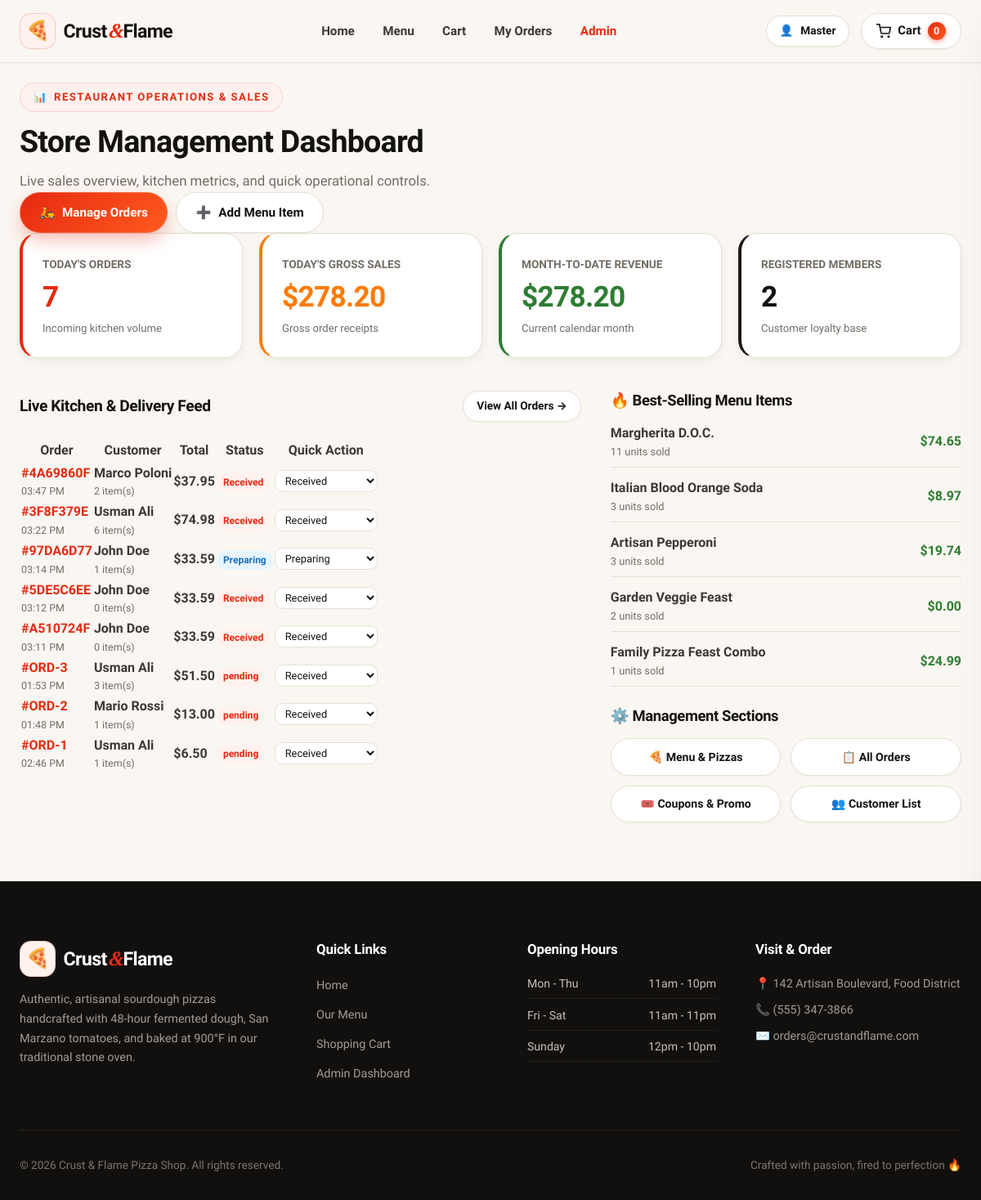
Page /admin (signed in) on the earlier database version.
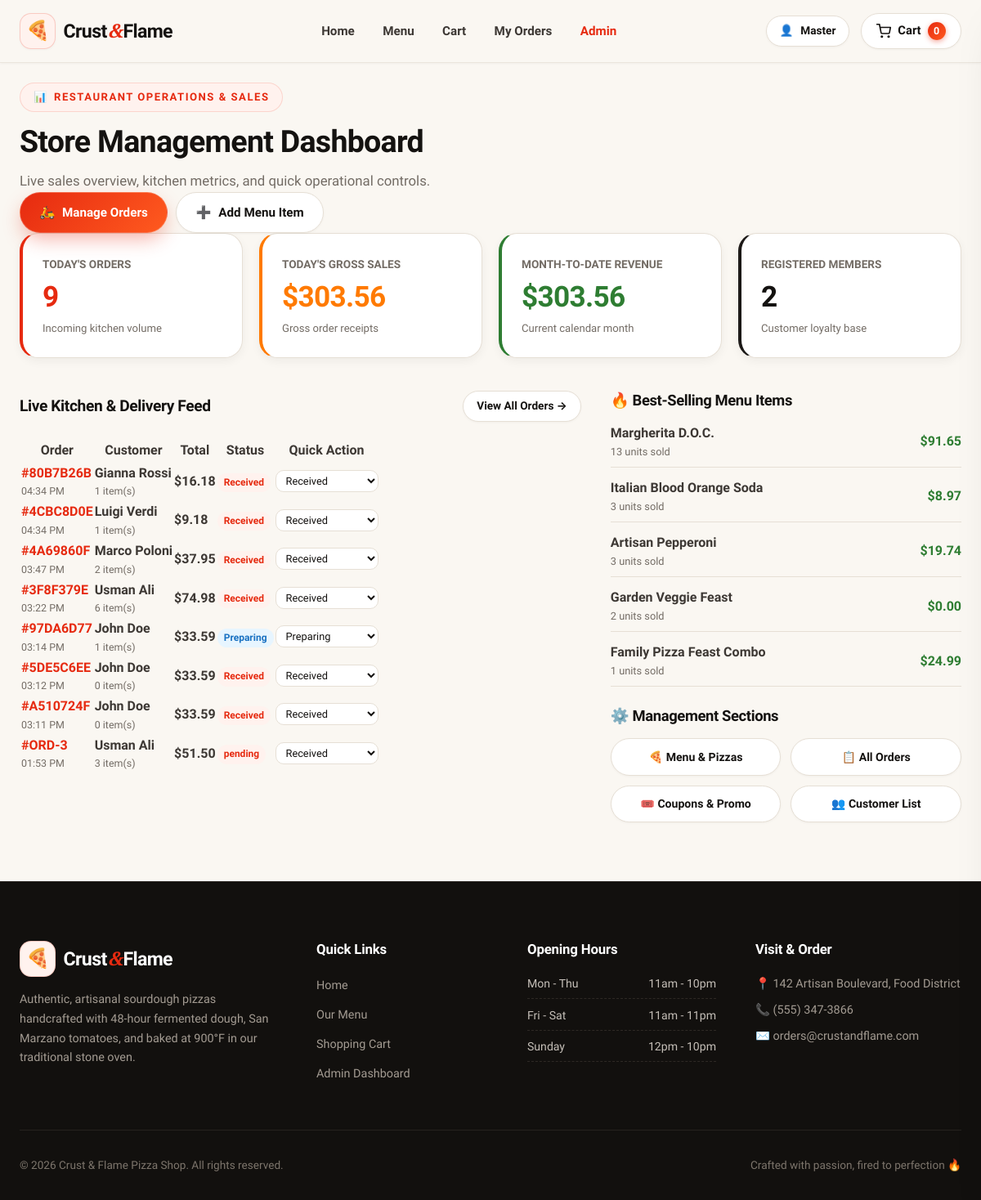
Same page on the later database version.
### app/models/order.py (models this page shows)
class Order(Base):
    __tablename__ = "orders"
    id = Column(Integer, primary_key=True, index=True)
    order_number = Column(String(36), unique=True, index=True, default=lambda: str(uuid.uuid4())[:8].upper())
    user_id = Column(Integer, ForeignKey("users.id", ondelete="SET NULL"), nullable=True)
    customer_name = Column(String(100), nullable=False)
    customer_email = Column(String(100), nullable=False)
    customer_phone = Column(String(30), nullable=True)
    address = Column(Text, nullable=False)
    delivery_notes = Column(Text, nullable=True)
    subtotal = Column(Float, default=0.0)
    tax = Column(Float, default=0.0)
    delivery_fee = Column(Float, default=0.0)
    discount = Column(Float, default=0.0)
    tip_amount = Column(Float, default=0.0)
    total = Column(Float, default=0.0)
    coupon_code = Column(String(50), nullable=True)
    points_earned = Column(Integer, default=0)
    points_redeemed = Column(Integer, default=0)
    order_type = Column(String(20), default="delivery")  # 'delivery' or 'pickup'
    payment_method = Column(String(30), default="cod")  # 'cod', 'card', 'online'
    payment_status = Column(String(30), default="pending")  # 'pending', 'paid', 'refunded'
    status = Column(String(50), default="Received")  # 'Received', 'Preparing', 'Out for Delivery', 'Delivered', 'Cancelled'
    created_at = Column(DateTime, default=datetime.utcnow)
    updated_at = Column(DateTime, default=datetime.utcnow, onupdate=datetime.utcnow)
    user = relationship("User", back_populates="orders")
    items = relationship("OrderItem", back_populates="order", cascade="all, delete-orphan")

### app/models/menu.py (models this page shows, shortened)
class MenuItem(Base):
    __tablename__ = "menu_items"
    id = Column(Integer, primary_key=True, index=True)
    name = Column(String(100), unique=True, nullable=False)
    slug = Column(String(100), unique=True, index=True, nullable=False)
    description = Column(Text, default="")
    base_price = Column(Float, nullable=False)
    category_id = Column(Integer, ForeignKey("categories.id"), nullable=False)
    image_filename = Column(String(255), default="default_pizza.jpeg")
    is_vegetarian = Column(Boolean, default=False)
    is_spicy = Column(Boolean, default=False)
    is_featured = Column(Boolean, default=False)
    is_available = Column(Boolean, default=True)
    created_at = Column(DateTime, default=datetime.utcnow)
    category = relationship("Category", back_populates="items")
    order_items = relationship("OrderItem", back_populates="menu_item")
    reviews = relationship("Review", back_populates="menu_item", cascade="all, delete-orphan")

### app/routers/admin.py (the view)
@router.get("", response_class=HTMLResponse)
def admin_dashboard(
    request: Request,
    current_user: User = Depends(require_role(["admin", "staff"])),
    db: Session = Depends(get_db)
):
    today = datetime.utcnow().date()
    start_of_today = datetime.combine(today, datetime.min.time())
    start_of_month = datetime(today.year, today.month, 1)
    total_orders_today = db.query(Order).filter(Order.created_at >= start_of_today).count()
    revenue_today = db.query(func.sum(Order.total)).filter(Order.created_at >= start_of_today).scalar() or 0.0
    revenue_month = db.query(func.sum(Order.total)).filter(Order.created_at >= start_of_month).scalar() or 0.0
    active_customers = db.query(User).filter_by(role="customer").count()
    recent_orders = db.query(Order).order_by(Order.created_at.desc()).limit(8).all()
    best_sellers = (
        db.query(
            MenuItem.name,
            func.sum(OrderItem.quantity).label("total_sold"),
            func.sum(OrderItem.line_total).label("total_revenue")
        )
        .join(OrderItem, MenuItem.id == OrderItem.menu_item_id)
        .group_by(MenuItem.id)
        .order_by(func.sum(OrderItem.quantity).desc())
        .limit(5)
        .all()
    )
    return templates.TemplateResponse(
        "admin/dashboard.html",
        {
            "request": request,
            "user": current_user,
            "total_orders_today": total_orders_today,
            "revenue_today": revenue_today,
            "revenue_month": revenue_month,
            "active_customers": active_customers,
            "recent_orders": recent_orders,
            "best_sellers": best_sellers
        }
    )

### app/templates/admin/dashboard.html (shortened to what the changed rows need)
{% extends "base.html" %}
{% block content %}
<div class="admin-header">
  <div>
    <h1 class="section-title">Store Management Dashboard</h1>
  </div>
</div>
<div style="display: grid; grid-template-columns: repeat(auto-fit, minmax(220px, 1fr)); gap: 1.25rem; margin-bottom: 2.5rem;">
  <div class="cart-card" style="padding: 1.5rem; border-left: 4px solid var(--primary);">
    <span style="font-size: 0.85rem; color: var(--text-muted); font-weight: 700; text-transform: uppercase;">Today's Orders</span>
    <h2 style="font-size: 2.2rem; margin: 0.35rem 0 0.15rem; color: var(--primary);">{{ total_orders_today }}</h2>
    <span style="font-size: 0.82rem; color: var(--text-muted);">Incoming kitchen volume</span>
  </div>
  <div class="cart-card" style="padding: 1.5rem; border-left: 4px solid var(--accent);">
    <span style="font-size: 0.85rem; color: var(--text-muted); font-weight: 700; text-transform: uppercase;">Today's Gross Sales</span>
    <h2 style="font-size: 2.2rem; margin: 0.35rem 0 0.15rem; color: var(--accent);">${{ '%.2f'|format(revenue_today) }}</h2>
    <span style="font-size: 0.82rem; color: var(--text-muted);">Gross order receipts</span>
  </div>
  <div class="cart-card" style="padding: 1.5rem; border-left: 4px solid var(--secondary);">
    <span style="font-size: 0.85rem; color: var(--text-muted); font-weight: 700; text-transform: uppercase;">Month-to-Date Revenue</span>
    <h2 style="font-size: 2.2rem; margin: 0.35rem 0 0.15rem; color: var(--secondary);">${{ '%.2f'|format(revenue_month) }}</h2>
    <span style="font-size: 0.82rem; color: var(--text-muted);">Current calendar month</span>
  </div>
  <div class="cart-card" style="padding: 1.5rem; border-left: 4px solid #1C1917;">
    <h2 style="font-size: 2.2rem; margin: 0.35rem 0 0.15rem; color: var(--text-main);">{{ active_customers }}</h2>
  </div>
</div>
<div class="cart-layout" style="grid-template-columns: 1.6fr 1fr;">
  <div class="admin-card">
    <div class="table-responsive">
      <table class="admin-table">
        <thead>
          <tr>
            <th>Order</th>
            <th>Customer</th>
            <th>Total</th>
            <th>Status</th>
            <th>Quick Action</th>
          </tr>
        </thead>
        <tbody>
          {% for ord in recent_orders %}
            <tr>
              <td>
                <a href="/orders/{{ ord.id }}" target="_blank" style="font-weight: 700; color: var(--primary);">
                  #{{ ord.order_number or ord.id }}
                </a>
                <div style="font-size: 0.78rem; color: var(--text-muted);">{{ ord.created_at.strftime('%I:%M %p') }}</div>
              </td>
              <td>
                <strong>{{ ord.customer_name }}</strong>
                <div style="font-size: 0.78rem; color: var(--text-muted);">{{ ord.items|length }} item(s)</div>
              </td>
              <td><strong>${{ '%.2f'|format(ord.total) }}</strong></td>
              <td>
                {% set st = ord.status %}
                <span style="display: inline-block; font-size: 0.75rem; font-weight: 700; padding: 2px 8px; border-radius: var(--radius-full);
                  {% if st == 'Delivered' %}background: var(--secondary-soft); color: var(--secondary);
                  {% elif st == 'Out for Delivery' %}background: #FFF4E6; color: #D9480F;
                  {% elif st == 'Preparing' %}background: #E7F5FF; color: #1971C2;
                  {% else %}background: var(--primary-soft); color: var(--primary);{% endif %}">
                  {{ ord.status }}
                </span>
              </td>
              <td>
                <form method="post" action="/admin/orders/{{ ord.id }}/status" style="display: flex; gap: 4px;">
                  <select name="status" class="form-control" style="padding: 0.25rem 0.5rem; font-size: 0.8rem;" onchange="this.form.submit()">
                    <option value="Received" {% if ord.status == 'Received' %}selected{% endif %}>Received</option>
                    <option value="Preparing" {% if ord.status == 'Preparing' %}selected{% endif %}>Preparing</option>
                  </select>
                </form>
              </td>
            </tr>
          {% else %}
            <tr>
              <td colspan="5" style="text-align: center; color: var(--text-muted); padding: 2rem;">No orders recorded yet.</td>
            </tr>
          {% endfor %}
        </tbody>
      </table>
    </div>
  </div>
  <div style="display: flex; flex-direction: column; gap: 1.5rem;">
    <div class="admin-card">
      {% if best_sellers %}
        <div style="display: flex; flex-direction: column; gap: 0.75rem;">
          {% for item in best_sellers %}
            <div style="display: flex; justify-content: space-between; align-items: center; padding-bottom: 0.5rem; border-bottom: 1px solid var(--border-color);">
              <div>
                <strong>{{ item[0] }}</strong>
                <div style="font-size: 0.8rem; color: var(--text-muted);">{{ item[1] }} units sold</div>
              </div>
              <strong style="color: var(--secondary);">${{ '%.2f'|format(item[2]) }}</strong>
            </div>
          {% endfor %}
        </div>
      {% else %}
        <p style="font-size: 0.9rem; color: var(--text-muted);">Sales trends will appear as customers place orders.</p>
      {% endif %}
    </div>
  </div>
</div>
{% endblock %}

Differences in the rows shown:
no longer on this page (row unchanged): Order: order_number "ORD-2", created_at "01:48 PM", customer_name "Mario Rossi", items|length "1", total "13.00", status "pending"
no longer on this page (row unchanged): Order: order_number "ORD-1", created_at "02:46 PM", customer_name "Usman Ali", items|length "1", total "6.50", status "pending"
added Order: order_number "80B7B26B", created_at "04:34 PM", customer_name "Gianna Rossi", items|length "1", total "16.18", status "Received"
added Order: order_number "4CBC8D0E", created_at "04:34 PM", customer_name "Luigi Verdi", items|length "1", total "9.18", status "Received"
computed for MenuItem "Margherita D.O.C.": item "11" → "13"; item "74.65" → "91.65"
Other differences:
{{ total_orders_today }}: "7" → "9"
{{ '%.2f'|format(revenue_today) }}: "278.20" → "303.56"
{{ '%.2f'|format(revenue_month) }}: "278.20" → "303.56"
